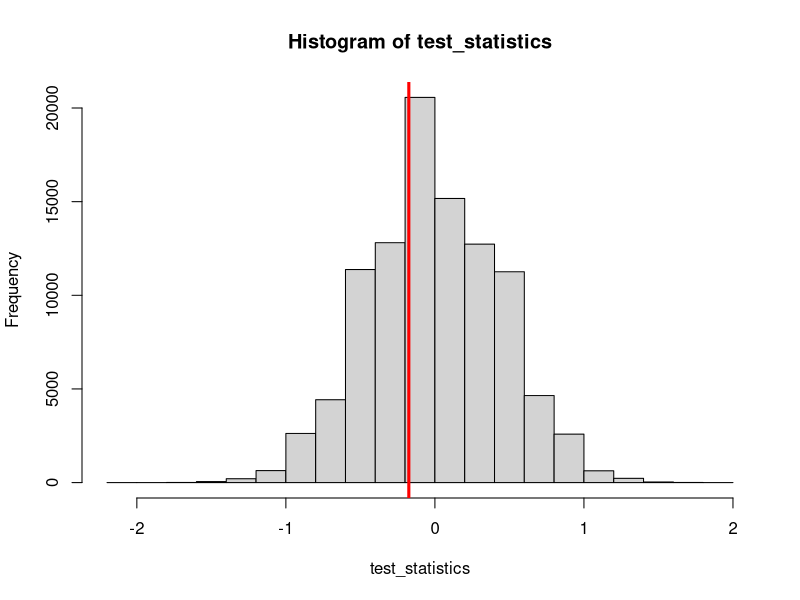
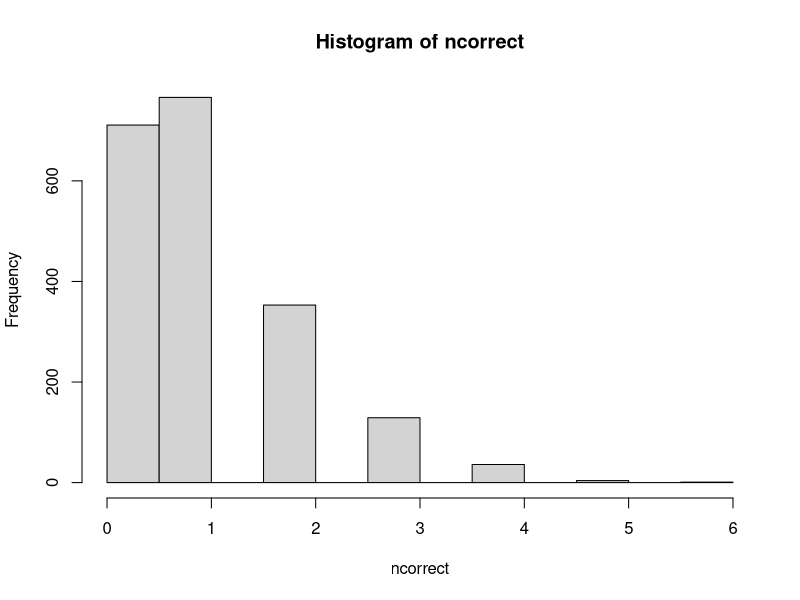
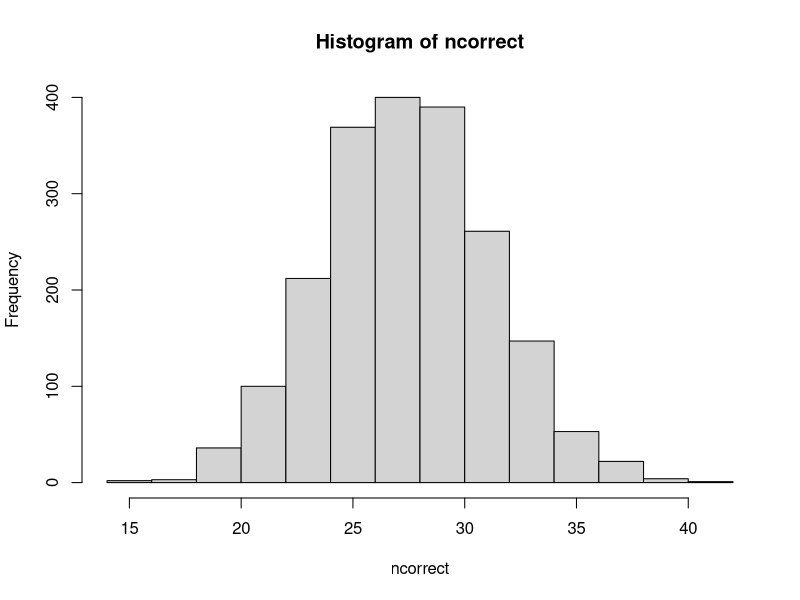

These charts were generated, in order, by the following R code:
## ---- chunk 1
before <- c(2, 3, 8, 3, 4, 5, 6, 3, 5, 5, 2, 4, 3, 5, 4, 1, 3, 5, 8, 4, 4, 2, 2, 4, 6, 3, 4, 3, 4, 6, 5, 4, 5, 4, 6, 6, 3, 7, 0, 6);
after <- c(1, 4, 2, 3, 6, 2, 5, 7, 3, 5, 3, 2, 6, 5, 3, 2, 6, 4, 4, 3, 4, 5, 2, 7, 2, 2, 8, 2, 7, 5 );
## ---- chunk 2
# TODO: code goes here.

# Assume that the null hypothesis is that the distribution of defects is the same before and after installation of the new part. 

# Therefore, we must assume that the null hypothesis is true, and work with the assumption that the distributions are the same. 

# If the distributions are the same, this means that each distribution has an equal probability of having defects. 

permute_and_compute <- function( ctrl_data, trmt_data ) {
  # ctrl_data and trmt_data are vectors storing our control and treatment data
  # We are going to pretend that these two data sets came from the same
  # distribution. That means
  # 1) pooling them and randomly reassigning them
  #     to the treatment and control groups.
  # and then
  # 2) Computing our test statistic (the difference in means) on that
  #     new "version" of the data.
  
  # Pool the data
  pooled_data <- c( ctrl_data, trmt_data );
  # Randomly shuffle the data and assign it to control and treatment groups.
  n_ctrl <- length( ctrl_data );
  n_trmt <- length( trmt_data );
  n_total <- n_ctrl + n_trmt;
  # Now, let's shuffle the data, and assign the first n_ctrl elements
  # to the control group, and the rest to the treatment group.
  # We're going to do this using the sample() function.
  # To randomly shuffle the data, it's enough to sample from the
  # original data (i.e., the pooled data) WITHOUT replacement.
  # The result is that shuffled_data contains the same elements as
  # pooled_data, just in a (random) different order.
  shuffled_data <- sample( pooled_data, size=n_total, replace=FALSE );
  # Now, the first n_ctrl of these data points are our new control group
  # and the remaining elements are assigned to our treatment group.
  shuffled_ctrl <- shuffled_data[1:n_ctrl];
  shuffled_trmt <- shuffled_data[(n_ctrl+1):n_total];
  # Okay, last step: compute the difference in means of our two samples.
  return( mean(shuffled_trmt)-mean(shuffled_ctrl) );
}

NMC <- 1e5; # Might want to increase this to more like 1e5 for better accuracy
test_statistics <- rep( 0, NMC ); # Vector to store our "fake" test statistics

# Now, NMC times, shuffle the data, recompute the test statistic, and record.
for(i in 1:NMC ) {
  test_statistics[i] <- permute_and_compute( before, after );
}

# Now, let's make a histogram of those permuted test statistics.
hist( test_statistics )
abline( v=mean(after)-mean(before), lw=3, col='red')
## ---- chunk 3

#TODO: code goes here

# A function to generate a deck of cards randomly, in a certain order. 
generate_cards <- function() {
  cards <- c( 1:52 ); 
  return( c(sample( cards, size=n, replace=FALSE )) );
  
}

# The same function can be used to generate the guesses for the card. 

generate_guesses <- function() {
  return( generate_cards(52) )
}  

# You can count the amount of correct guesses by comparing the two vectors. 
count_correct <- function( true_cups, guess_cups ) {
  return( sum( true_cups==guess_cups) )
}

# You can use Monte Carlo testing to see the approximate probability of picking 4 cards correctly. 
NMC <- 2000;

ncorrect <- rep(0, NMC); # We'll store results in this vector
for (i in 1:NMC ) {
  truecards <- c(sample(c(1:52), size = 52, replace=FALSE))
  guesscards <- c(sample(c(1:52), size = 52, replace=FALSE))
  ncorrect[i] <- count_correct( truecards, guesscards );
}

hist( ncorrect )
sum( ncorrect==4 )/NMC
# Since the probability is approximately 2%, the probability that Sam picked 4 cards correctly purely by chance is very low; therefore, we do not reject the null hypothesis. 

## ---- chunk 4

NMC <- 2000;

ncorrect <- rep(0, NMC);
# Monte Carlo
for(i in 1:NMC) {
  # make a random vector of 56 games, with 1s representing wins. 
  arr <- rbinom(56, 1, 0.5)
  ncorrect[i] <- sum(arr == 1)
}
# createa histogram 
hist( ncorrect )
# Find the chance of the NFC winning 29 games. 
sum(ncorrect == 29)/NMC

## ---- chunk 5
# TODO: code goes here.
0.5 ^ 13
## ---- chunk 6
longestRun = function(x){
    return( max( 0, with(rle(x), lengths) ) )
}

# Example: here's a vector encoding the Superbowl history.
# 0s are AFC, 1s are NFC.
superbowls <- c( 1,1,0,0,0,1,0,0,0,0,0,1,0,0,0,
                 1,1,0,1,1,1,1,1,1,1,1,1,1,1,1,
                 1,0,0,1,0,0,1,0,0,0,0,1,0,1,1,
                 1,0,1,0,0,0,1,0,0,1,1)
longestRun(superbowls)
## ---- chunk 7
# TODO: code goes here,
# if you choose to do this OPTIONAL, NOT WORTH ANY POINTS bonus problem
